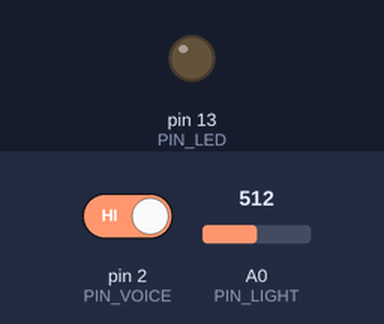
This sketch was run on a simulated Arduino Uno, built with avr-gcc and run on an emulated ATmega328P. Shown: output pins drawn as LEDs (lit = HIGH). Dashed ring = blinking. Inputs (shaded band) come from the test bench; at power-on: pin 2 (PIN_VOICE) HIGH, A0 (PIN_LIGHT) = 512.

Above: at 1.2 s.
1.3 s: pin 2 (PIN_VOICE) driven LOW
At 1.5 s:
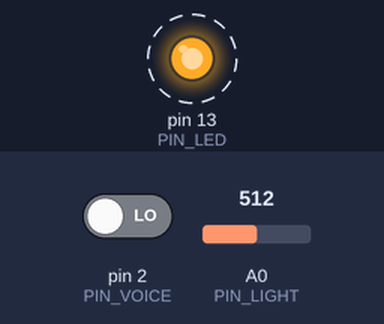
4.3 s: A0 (PIN_LIGHT) set to 215
7.3 s: A0 (PIN_LIGHT) set to 191
At 7.9 s:
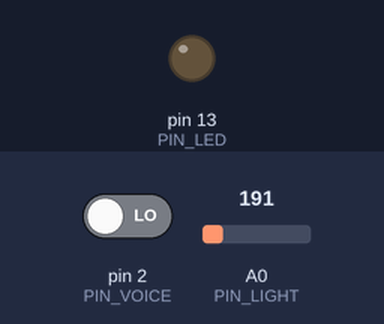
8.8 s: A0 (PIN_LIGHT) set to 210
At 9.0 s:
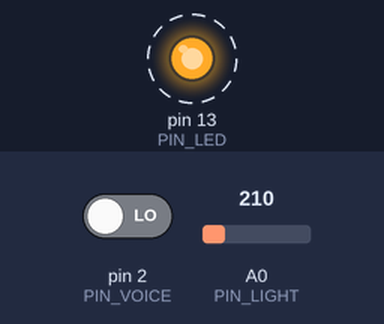
11.8 s: A0 (PIN_LIGHT) set to 190
At 12.3 s:
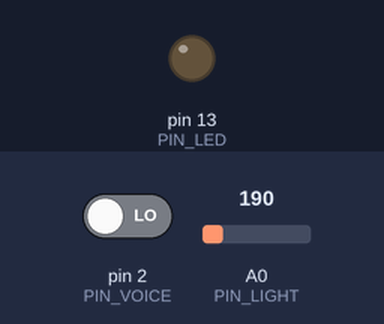
Timing chart, 0 to 14.4 s (numbered marks = the images above; inputs shaded):
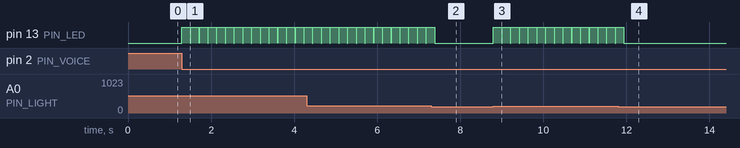

The sketch:

voice-light-led.ino
```cpp
#define PIN_VOICE 2
#define PIN_LIGHT 0
#define PIN_LED 13

void setup() {
  pinMode(PIN_VOICE, INPUT);
  pinMode(PIN_LED, OUTPUT);
}

void loop() {
  if(digitalRead(PIN_VOICE) == LOW && analogRead(PIN_LIGHT) > 200){
    digitalWrite(PIN_LED, HIGH);
    delay(200);
    digitalWrite(PIN_LED, LOW);
    delay(10);
  }
}
```

Measured:
- the behaviour switches between 201 and 200 on A0 (PIN_LIGHT) (found by bisection; images 1 and 2)
- after the input at 1.3 s, pin 13 (PIN_LED): alternates HIGH for 0.20 s and LOW for 0.01 s, starting at once
- after the input at 7.3 s, pin 13 (PIN_LED): goes on until 7.4 s, then stays LOW
- after the input at 8.8 s, pin 13 (PIN_LED): alternates HIGH for 0.20 s and LOW for 0.01 s, starting at once
- after the input at 11.8 s, pin 13 (PIN_LED): goes on until 11.9 s, then stays LOW
